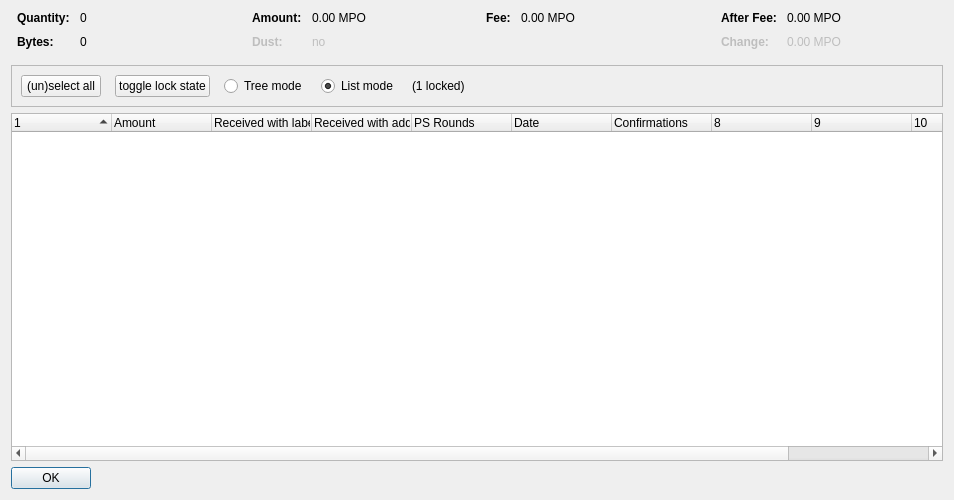
<?xml version="1.0" encoding="UTF-8"?>
<ui version="4.0">
 <class>CoinControlDialog</class>
 <widget class="QDialog" name="CoinControlDialog">
  <property name="geometry">
   <rect>
    <x>0</x>
    <y>0</y>
    <width>954</width>
    <height>500</height>
   </rect>
  </property>
  <property name="windowTitle">
   <string>Coin Selection</string>
  </property>
  <layout class="QVBoxLayout" name="verticalLayout">
   <item>
    <layout class="QHBoxLayout" name="horizontalLayoutTop" stretch="0,0,0,0">
     <property name="topMargin">
      <number>0</number>
     </property>
     <property name="bottomMargin">
      <number>10</number>
     </property>
     <item>
      <layout class="QFormLayout" name="formLayoutCoinControl1">
       <property name="horizontalSpacing">
        <number>10</number>
       </property>
       <property name="verticalSpacing">
        <number>10</number>
       </property>
       <property name="leftMargin">
        <number>6</number>
       </property>
       <property name="rightMargin">
        <number>6</number>
       </property>
       <item row="0" column="0">
        <widget class="QLabel" name="labelCoinControlQuantityText">
         <property name="font">
          <font>
           <weight>75</weight>
           <bold>true</bold>
          </font>
         </property>
         <property name="text">
          <string>Quantity:</string>
         </property>
        </widget>
       </item>
       <item row="0" column="1">
        <widget class="QLabel" name="labelCoinControlQuantity">
         <property name="cursor">
          <cursorShape>IBeamCursor</cursorShape>
         </property>
         <property name="contextMenuPolicy">
          <enum>Qt::ActionsContextMenu</enum>
         </property>
         <property name="text">
          <string notr="true">0</string>
         </property>
         <property name="textInteractionFlags">
          <set>Qt::LinksAccessibleByMouse|Qt::TextSelectableByKeyboard|Qt::TextSelectableByMouse</set>
         </property>
        </widget>
       </item>
       <item row="1" column="0">
        <widget class="QLabel" name="labelCoinControlBytesText">
         <property name="font">
          <font>
           <weight>75</weight>
           <bold>true</bold>
          </font>
         </property>
         <property name="text">
          <string>Bytes:</string>
         </property>
        </widget>
       </item>
       <item row="1" column="1">
        <widget class="QLabel" name="labelCoinControlBytes">
         <property name="cursor">
          <cursorShape>IBeamCursor</cursorShape>
         </property>
         <property name="contextMenuPolicy">
          <enum>Qt::ActionsContextMenu</enum>
         </property>
         <property name="text">
          <string notr="true">0</string>
         </property>
         <property name="textInteractionFlags">
          <set>Qt::LinksAccessibleByMouse|Qt::TextSelectableByKeyboard|Qt::TextSelectableByMouse</set>
         </property>
        </widget>
       </item>
      </layout>
     </item>
     <item>
      <layout class="QFormLayout" name="formLayoutCoinControl2">
       <property name="horizontalSpacing">
        <number>10</number>
       </property>
       <property name="verticalSpacing">
        <number>10</number>
       </property>
       <property name="leftMargin">
        <number>6</number>
       </property>
       <property name="rightMargin">
        <number>6</number>
       </property>
       <item row="0" column="0">
        <widget class="QLabel" name="labelCoinControlAmountText">
         <property name="font">
          <font>
           <weight>75</weight>
           <bold>true</bold>
          </font>
         </property>
         <property name="text">
          <string>Amount:</string>
         </property>
        </widget>
       </item>
       <item row="0" column="1">
        <widget class="QLabel" name="labelCoinControlAmount">
         <property name="cursor">
          <cursorShape>IBeamCursor</cursorShape>
         </property>
         <property name="contextMenuPolicy">
          <enum>Qt::ActionsContextMenu</enum>
         </property>
         <property name="text">
          <string notr="true">0.00 MPO</string>
         </property>
         <property name="textInteractionFlags">
          <set>Qt::LinksAccessibleByMouse|Qt::TextSelectableByKeyboard|Qt::TextSelectableByMouse</set>
         </property>
        </widget>
       </item>
       <item row="1" column="0">
        <widget class="QLabel" name="labelCoinControlLowOutputText">
         <property name="enabled">
          <bool>false</bool>
         </property>
         <property name="font">
          <font>
           <weight>75</weight>
           <bold>true</bold>
          </font>
         </property>
         <property name="text">
          <string>Dust:</string>
         </property>
        </widget>
       </item>
       <item row="1" column="1">
        <widget class="QLabel" name="labelCoinControlLowOutput">
         <property name="enabled">
          <bool>false</bool>
         </property>
         <property name="cursor">
          <cursorShape>IBeamCursor</cursorShape>
         </property>
         <property name="contextMenuPolicy">
          <enum>Qt::ActionsContextMenu</enum>
         </property>
         <property name="text">
          <string notr="true">no</string>
         </property>
         <property name="textInteractionFlags">
          <set>Qt::LinksAccessibleByMouse|Qt::TextSelectableByKeyboard|Qt::TextSelectableByMouse</set>
         </property>
        </widget>
       </item>
      </layout>
     </item>
     <item>
      <layout class="QFormLayout" name="formLayoutCoinControl3">
       <property name="horizontalSpacing">
        <number>10</number>
       </property>
       <property name="verticalSpacing">
        <number>10</number>
       </property>
       <property name="leftMargin">
        <number>6</number>
       </property>
       <property name="rightMargin">
        <number>6</number>
       </property>
       <item row="0" column="0">
        <widget class="QLabel" name="labelCoinControlFeeText">
         <property name="font">
          <font>
           <weight>75</weight>
           <bold>true</bold>
          </font>
         </property>
         <property name="text">
          <string>Fee:</string>
         </property>
        </widget>
       </item>
       <item row="0" column="1">
        <widget class="QLabel" name="labelCoinControlFee">
         <property name="cursor">
          <cursorShape>IBeamCursor</cursorShape>
         </property>
         <property name="contextMenuPolicy">
          <enum>Qt::ActionsContextMenu</enum>
         </property>
         <property name="text">
          <string notr="true">0.00 MPO</string>
         </property>
         <property name="textInteractionFlags">
          <set>Qt::LinksAccessibleByMouse|Qt::TextSelectableByKeyboard|Qt::TextSelectableByMouse</set>
         </property>
        </widget>
       </item>
      </layout>
     </item>
     <item>
      <layout class="QFormLayout" name="formLayoutCoinControl4">
       <property name="horizontalSpacing">
        <number>10</number>
       </property>
       <property name="verticalSpacing">
        <number>10</number>
       </property>
       <property name="leftMargin">
        <number>6</number>
       </property>
       <property name="rightMargin">
        <number>6</number>
       </property>
       <item row="0" column="0">
        <widget class="QLabel" name="labelCoinControlAfterFeeText">
         <property name="font">
          <font>
           <weight>75</weight>
           <bold>true</bold>
          </font>
         </property>
         <property name="text">
          <string>After Fee:</string>
         </property>
        </widget>
       </item>
       <item row="0" column="1">
        <widget class="QLabel" name="labelCoinControlAfterFee">
         <property name="cursor">
          <cursorShape>IBeamCursor</cursorShape>
         </property>
         <property name="contextMenuPolicy">
          <enum>Qt::ActionsContextMenu</enum>
         </property>
         <property name="text">
          <string notr="true">0.00 MPO</string>
         </property>
         <property name="textInteractionFlags">
          <set>Qt::LinksAccessibleByMouse|Qt::TextSelectableByKeyboard|Qt::TextSelectableByMouse</set>
         </property>
        </widget>
       </item>
       <item row="1" column="0">
        <widget class="QLabel" name="labelCoinControlChangeText">
         <property name="enabled">
          <bool>false</bool>
         </property>
         <property name="font">
          <font>
           <weight>75</weight>
           <bold>true</bold>
          </font>
         </property>
         <property name="text">
          <string>Change:</string>
         </property>
        </widget>
       </item>
       <item row="1" column="1">
        <widget class="QLabel" name="labelCoinControlChange">
         <property name="enabled">
          <bool>false</bool>
         </property>
         <property name="cursor">
          <cursorShape>IBeamCursor</cursorShape>
         </property>
         <property name="contextMenuPolicy">
          <enum>Qt::ActionsContextMenu</enum>
         </property>
         <property name="text">
          <string notr="true">0.00 MPO</string>
         </property>
         <property name="textInteractionFlags">
          <set>Qt::LinksAccessibleByMouse|Qt::TextSelectableByKeyboard|Qt::TextSelectableByMouse</set>
         </property>
        </widget>
       </item>
      </layout>
     </item>
    </layout>
   </item>
   <item>
    <widget class="QFrame" name="frame">
     <property name="minimumSize">
      <size>
       <width>0</width>
       <height>40</height>
      </size>
     </property>
     <property name="frameShape">
      <enum>QFrame::StyledPanel</enum>
     </property>
     <property name="frameShadow">
      <enum>QFrame::Sunken</enum>
     </property>
     <layout class="QHBoxLayout" name="horizontalLayout">
      <item>
       <layout class="QHBoxLayout" name="horizontalLayoutPanel" stretch="0,0,0,0,0,0">
        <property name="spacing">
         <number>14</number>
        </property>
        <item>
         <widget class="QPushButton" name="pushButtonSelectAll">
          <property name="sizePolicy">
           <sizepolicy hsizetype="Maximum" vsizetype="Fixed">
            <horstretch>0</horstretch>
            <verstretch>0</verstretch>
           </sizepolicy>
          </property>
          <property name="text">
           <string>(un)select all</string>
          </property>
          <property name="autoDefault">
           <bool>false</bool>
          </property>
         </widget>
        </item>
        <item>
         <widget class="QPushButton" name="pushButtonToggleLock">
          <property name="sizePolicy">
           <sizepolicy hsizetype="Maximum" vsizetype="Fixed">
            <horstretch>0</horstretch>
            <verstretch>0</verstretch>
           </sizepolicy>
          </property>
          <property name="text">
           <string>toggle lock state</string>
          </property>
          <property name="autoDefault">
           <bool>false</bool>
          </property>
         </widget>
        </item>
        <item>
         <widget class="QRadioButton" name="radioTreeMode">
          <property name="sizePolicy">
           <sizepolicy hsizetype="Maximum" vsizetype="Fixed">
            <horstretch>0</horstretch>
            <verstretch>0</verstretch>
           </sizepolicy>
          </property>
          <property name="text">
           <string>Tree mode</string>
          </property>
         </widget>
        </item>
        <item>
         <widget class="QRadioButton" name="radioListMode">
          <property name="sizePolicy">
           <sizepolicy hsizetype="Maximum" vsizetype="Fixed">
            <horstretch>0</horstretch>
            <verstretch>0</verstretch>
           </sizepolicy>
          </property>
          <property name="text">
           <string>List mode</string>
          </property>
          <property name="checked">
           <bool>true</bool>
          </property>
         </widget>
        </item>
        <item>
         <widget class="QLabel" name="labelLocked">
          <property name="text">
           <string>(1 locked)</string>
          </property>
         </widget>
        </item>
        <item>
         <spacer name="horizontalSpacer">
          <property name="orientation">
           <enum>Qt::Horizontal</enum>
          </property>
          <property name="sizeHint" stdset="0">
           <size>
            <width>40</width>
            <height>20</height>
           </size>
          </property>
         </spacer>
        </item>
       </layout>
      </item>
     </layout>
    </widget>
   </item>
   <item>
    <widget class="CoinControlTreeWidget" name="treeWidget">
     <property name="contextMenuPolicy">
      <enum>Qt::CustomContextMenu</enum>
     </property>
     <property name="sortingEnabled">
      <bool>false</bool>
     </property>
     <property name="columnCount">
      <number>11</number>
     </property>
     <attribute name="headerShowSortIndicator" stdset="0">
      <bool>true</bool>
     </attribute>
     <attribute name="headerStretchLastSection">
      <bool>false</bool>
     </attribute>
     <column>
      <property name="text">
       <string/>
      </property>
     </column>
     <column>
      <property name="text">
       <string>Amount</string>
      </property>
     </column>
     <column>
      <property name="text">
       <string>Received with label</string>
      </property>
     </column>
     <column>
      <property name="text">
       <string>Received with address</string>
      </property>
     </column>
     <column>
      <property name="text">
       <string>PS Rounds</string>
      </property>
     </column>
     <column>
      <property name="text">
       <string>Date</string>
      </property>
     </column>
     <column>
      <property name="text">
       <string>Confirmations</string>
      </property>
      <property name="toolTip">
       <string>Confirmed</string>
      </property>
     </column>
     <column>
      <property name="text">
       <string/>
      </property>
     </column>
     <column>
      <property name="text">
       <string/>
      </property>
     </column>
     <column>
      <property name="text">
       <string/>
      </property>
     </column>
     <column>
      <property name="text">
       <string/>
      </property>
     </column>
    </widget>
   </item>
   <item>
    <widget class="QDialogButtonBox" name="buttonBox">
     <property name="sizePolicy">
      <sizepolicy hsizetype="Maximum" vsizetype="Fixed">
       <horstretch>0</horstretch>
       <verstretch>0</verstretch>
      </sizepolicy>
     </property>
     <property name="orientation">
      <enum>Qt::Horizontal</enum>
     </property>
     <property name="standardButtons">
      <set>QDialogButtonBox::Ok</set>
     </property>
    </widget>
   </item>
  </layout>
 </widget>
 <customwidgets>
  <customwidget>
   <class>CoinControlTreeWidget</class>
   <extends>QTreeWidget</extends>
   <header>coincontroltreewidget.h</header>
  </customwidget>
 </customwidgets>
 <resources/>
 <connections/>
</ui>
